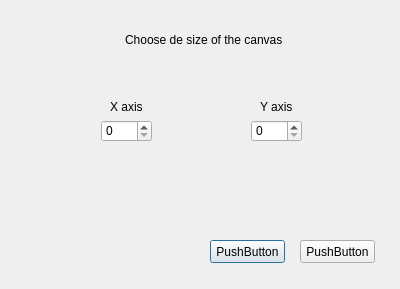
<?xml version="1.0" encoding="UTF-8"?>
<ui version="4.0">
 <class>Dialog</class>
 <widget class="QDialog" name="Dialog">
  <property name="geometry">
   <rect>
    <x>0</x>
    <y>0</y>
    <width>400</width>
    <height>289</height>
   </rect>
  </property>
  <property name="windowTitle">
   <string>Dialog</string>
  </property>
  <widget class="QSpinBox" name="spinBox_x">
   <property name="geometry">
    <rect>
     <x>101</x>
     <y>120</y>
     <width>51</width>
     <height>22</height>
    </rect>
   </property>
  </widget>
  <widget class="QSpinBox" name="spinBox_y">
   <property name="geometry">
    <rect>
     <x>251</x>
     <y>120</y>
     <width>51</width>
     <height>22</height>
    </rect>
   </property>
  </widget>
  <widget class="QLabel" name="label">
   <property name="geometry">
    <rect>
     <x>110</x>
     <y>100</y>
     <width>46</width>
     <height>13</height>
    </rect>
   </property>
   <property name="text">
    <string>X axis</string>
   </property>
  </widget>
  <widget class="QLabel" name="label_2">
   <property name="geometry">
    <rect>
     <x>260</x>
     <y>100</y>
     <width>46</width>
     <height>13</height>
    </rect>
   </property>
   <property name="frameShape">
    <enum>QFrame::NoFrame</enum>
   </property>
   <property name="text">
    <string>Y axis</string>
   </property>
  </widget>
  <widget class="QLabel" name="label_3">
   <property name="geometry">
    <rect>
     <x>125</x>
     <y>30</y>
     <width>161</width>
     <height>20</height>
    </rect>
   </property>
   <property name="text">
    <string>Choose de size of the canvas</string>
   </property>
  </widget>
  <widget class="QPushButton" name="bttn_aceptar">
   <property name="geometry">
    <rect>
     <x>210</x>
     <y>240</y>
     <width>75</width>
     <height>23</height>
    </rect>
   </property>
   <property name="text">
    <string>PushButton</string>
   </property>
  </widget>
  <widget class="QPushButton" name="bttn_cancelar">
   <property name="geometry">
    <rect>
     <x>300</x>
     <y>240</y>
     <width>75</width>
     <height>23</height>
    </rect>
   </property>
   <property name="text">
    <string>PushButton</string>
   </property>
  </widget>
 </widget>
 <resources/>
 <connections/>
</ui>
